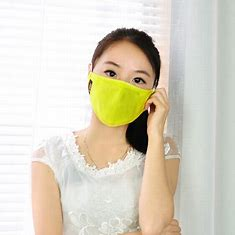
#> input picture final-project/testing/mask1.png, 235 x 235 px
$ jupyter execute --allow-errors 'Training Data Face Mask.ipynb'
#> lines starting #> are read from the running program, lines starting #| are printed output that depends on the picture
# Import Library

[cell 1]
import wget
import zipfile
import os
import cv2
import numpy as np
import matplotlib.pyplot as plt

# Load Dataset

[cell 2]
wget.download("https://drive.google.com/uc?export=download&id=1IMCE-y6zrE8j4ZE-JwlElN5bhQ8xf_Kf", "dataset.zip")
#> (this line was passed over: the network is not available in this run)

[cell 3]
zip_path = "dataset.zip"
extract_to = "./"

#> (the rest of this cell did not finish here and is left out)

[cell 4]
def load_image(image_path):
    image = cv2.imread(image_path)
    if image is None:
        print('Error: Could not load image.')
        return None, None

    gray = cv2.imread(image_path, cv2.IMREAD_GRAYSCALE)
    image = cv2.cvtColor(image,cv2.COLOR_BGR2RGB)
    return image, gray

# Feature Extraction

[cell 5]
from skimage.feature import hog

# HOG / image params
ORIENTATIONS = 9
PIXELS_PER_CELL = (8, 8)
CELLS_PER_BLOCK = (2, 2)

def extract_hog_features(image_gray):
    """
    Ekstrak fitur HOG dari gambar grayscale (sudah di-resize).
    Output: vektor HOG.
    """
    features, hog_maps = hog(
        image_gray,
        orientations=ORIENTATIONS,
        pixels_per_cell=PIXELS_PER_CELL,
        cells_per_block=CELLS_PER_BLOCK,
        block_norm='L2-Hys',
        visualize=True,
        feature_vector=True
    )
    return features, hog_maps

# Pre-processing Dataset

[cell 6]
def crop_half_image(img, bottom=True):
    """
    Mengembalikan crop separuh bawah (bottom=True) atau separuh atas (bottom=False)
    img: grayscale atau BGR numpy array
    """
    h = img.shape[0]
    mid = h // 2
    if bottom:
        cropped = img[mid:, :]
    else:
        cropped = img[:mid, :]
    return cropped

[cell 7]
dataset_dir = 'dataset/'
IMAGE_SIZE = (64,64)
X = []
y = []
hog_img =[]

for root, dirs, files in os.walk(dataset_dir):
    print(root, dirs, files)
    for f in files:
        _, image_gray = load_image(os.path.join(root, f))
        img_crop = crop_half_image(image_gray, bottom=True)
        # jika crop menghasilkan area kosong atau sangat kecil, fallback ke citra penuh
        if img_crop is None or img_crop.size == 0 or img_crop.shape[0] < 4 or img_crop.shape[1] < 4:
            img_crop = image_gray  # fallback
            # optional: print warning
            print(f"[WARN] Crop menghasilkan area kecil untuk {files}, menggunakan citra penuh.")

        roi_resized = cv2.resize(img_crop, IMAGE_SIZE, interpolation=cv2.INTER_AREA) # type: ignore
        hog_feature, hog_maps = extract_hog_features(roi_resized)
        if hog_feature is None:
            continue

        hog_img.append(hog_maps)
        X.append(hog_feature)

        if root.split('/')[-1]=="without_mask":
            y.append(0)

        else:
            y.append(1)
#> pass 2 of the loop `for root, dirs, files in os.walk(dataset_dir):`:
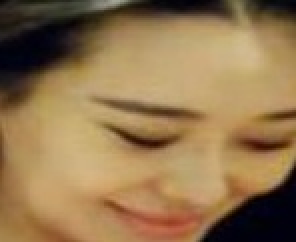
#> input picture final-project/dataset/without_mask/0_0_aidai_0074.jpg, 148 x 121 px (shown 2 times larger)
#> in load_image, image is the input picture: shape (121, 148, 3); mean B, G, R 78.4, 117.6, 147
#> `roi_resized = cv2.resize(img_crop, IMAGE_SIZE, interpolation=cv2.INTER..`:
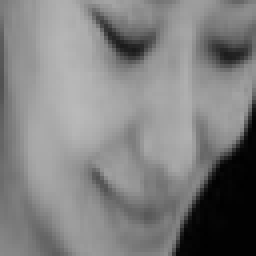
#> roi_resized: shape (64, 64) (shown 4 times larger); min 1, max 185, mean 127.8
#> in extract_hog_features, `features, hog_maps = hog( image_gray, orientations=ORIENTATIONS, pixel..`: features = 1764 values, max 0.832 at index 1729, min 0 at index 3, mean 0.114
#> `hog_feature, hog_maps = extract_hog_features(roi_resized)`:
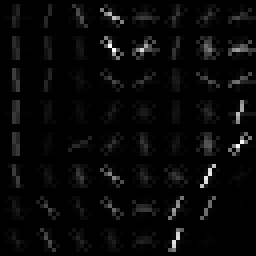
#> hog_maps: shape (64, 64) float64 (shown 4 times larger); min 0, max 40.11, mean 1.3; drawn with min black and max white
#> hog_feature has the same summary as features in extract_hog_features
#> pass 3 of the loop `for root, dirs, files in os.walk(dataset_dir):`:
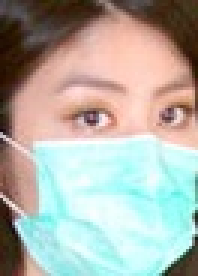
#> input picture final-project/dataset/with_mask/0_0_0 copy 10.jpg, 66 x 92 px (shown 3 times larger)
#> in load_image, image is the input picture: shape (92, 66, 3); mean B, G, R 167.5, 176.1, 176.3
#> gray: shape (92, 66)
#> cropped: shape (46, 66)
#> `hog_feature, hog_maps = extract_hog_features(roi_resized)`:
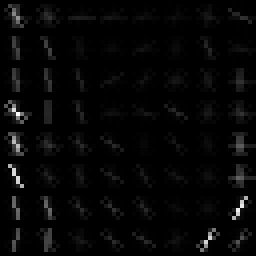
#> hog_maps: shape (64, 64) float64 (shown 4 times larger); min 0, max 58.37, mean 1.5; drawn with min black and max white
#> hog_feature = 1764 values, max 0.546 at index 1719, min 0 at index 3, mean 0.125

X = np.array(X)
y = np.array(y)

print(f"[INFO] Total sampel fitur: {X.shape[0]}, dimensi fitur: {X.shape[1]}")
#| [INFO] Total sampel fitur: 2, dimensi fitur: 1764

# Visualisasi Features

[cell 8]
from skimage import exposure

ncol = 4
nrow = 8
fig, axes = plt.subplots(nrow, ncol, figsize=(10, 2.5*nrow),subplot_kw={'xticks':[], 'yticks':[]})
#> (the rest of this cell did not finish here and is left out)

[cell 9]
from sklearn.model_selection import train_test_split

TEST_SIZE = 0.2
RANDOM_STATE = 42

#> (the rest of this cell did not finish here and is left out)

# Training Process

[cell 10]
from sklearn.preprocessing import StandardScaler
from sklearn.svm import SVC
from sklearn.metrics import classification_report, confusion_matrix

# scale fitur
scaler = StandardScaler()
#> (the rest of this cell did not finish here and is left out)

[cell 11]
import joblib

MODEL_PATH = "svm_mask_200_bottom_half.pkl"

# simpan model + scaler
#> (the rest of this cell did not finish here and is left out)

# Test Single Image

## 1. Face Detection

[cell 12]
face_cascade = cv2.CascadeClassifier(cv2.data.haarcascades + 'haarcascade_frontalface_default.xml')

[cell 13]
def detect_faces(image_gray, scale_factor=1.1, min_neighbors=5, min_size=(30, 30)):
    faces = face_cascade.detectMultiScale(
        image_gray,
        scaleFactor=scale_factor,
        minNeighbors=min_neighbors,
        minSize=min_size
  )
    return faces

[cell 14]
def crop_faces(image_gray, faces, return_all=False):
    cropped_faces = []
    selected_faces = []
    if len(faces) > 0:
        if return_all:
            for x, y, w, h in faces:
                selected_faces.append((x, y, w, h))
                cropped_faces.append(image_gray[y:y+h, x:x+w])
        else:
            x, y, w, h = max(faces, key=lambda rect: rect[2] * rect[3])
            selected_faces.append((x, y, w, h))
            cropped_faces.append(image_gray[y:y+h, x:x+w])

    return cropped_faces, selected_faces

## 2. Feture Extraction

[cell 15]
def feature_extraction_for_test(image_gray):

    features, hog_maps = [],[]

    faces = detect_faces(image_gray)

    cropped_face, _ = crop_faces(image_gray, faces)

    if cropped_face is None:
        print("wajah tidak terdeteksi..")
        return features, hog_maps
    else:

        img_crop = crop_half_image(cropped_face[0], bottom=True)

        # jika crop menghasilkan area kosong atau sangat kecil, fallback ke citra penuh
        if img_crop is None or img_crop.size == 0 or img_crop.shape[0] < 4 or img_crop.shape[1] < 4:
            img_crop = cropped_face[0]  # fallback
            # optional: print warning
            print(f"[WARN] Crop menghasilkan area kecil untuk {files}, menggunakan citra penuh.")

        roi_resized = cv2.resize(img_crop, IMAGE_SIZE, interpolation=cv2.INTER_AREA) # type: ignore

        features, hog_maps = extract_hog_features(roi_resized)
        features = np.array(features)
        features = features.reshape(1, -1)
        return features, hog_maps

## 3. Prediction Process

[cell 16]
import joblib

def predict_image(image, features, model_path):

    data = joblib.load(model_path)
    model_loaded = data.get("model")
    scaler = data.get("scaler")

    if scaler is not None:
        features = scaler.transform(features)
    pred = model_loaded.predict(features)[0]
    conf = None
    prob = 0
    prob = model_loaded.predict_proba(features)[0] if hasattr(model_loaded, "predict_proba") else None
    conf = float(max(prob))

    if pred == 1:
        label_str = "MASK"
    else:
        label_str = "NO MASK"

    print(f"Prediksi: {label_str}")

    return draw_result(image, conf, label_str)

# [47 lines left out: functions draw_text, draw_result, not called in this run]

[cell 17]
TESTING_IMAGE = "testing/mask1.png"

hog_feature, hog_maps = [],[]
image_rgb, image_gray = load_image(TESTING_IMAGE)
#> call 3 of load_image, with image_path = 'testing/mask1.png'
#> in load_image, image is the input picture: shape (235, 235, 3); mean B, G, R 195.8, 212.1, 218.3
#> in load_image (call 3), `gray = cv2.imread(image_path, cv2.IMREAD_GRAYSCALE)`:
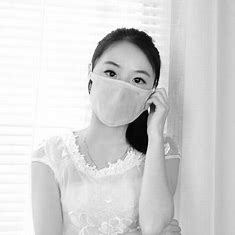
#> gray: shape (235, 235); min 0, max 255, mean 211.7

hog_feature, hog_image = feature_extraction_for_test(image_gray)
#> in detect_faces, `faces = face_cascade.detectMultiScale( image_gray, scaleFactor=scale_f..`: faces = [[87, 47, 78, 78]]
#> in crop_faces, `x, y, w, h = max(faces, key=lambda rect: rect[2] * rect[3])`: x = 87; y = 47; w = 78
#> in feature_extraction_for_test, `cropped_face, _ = crop_faces(image_gray, faces)`: cropped_face = 1 item
#> call 3 of crop_half_image, with bottom = True
#> in crop_half_image (call 3), `cropped = img[mid:, :]`:
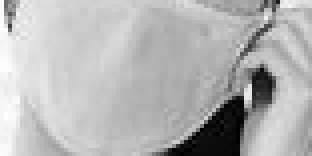
#> cropped: shape (39, 78) (shown 4 times larger); min 0, max 254, mean 180.6
#> in feature_extraction_for_test, `roi_resized = cv2.resize(img_crop, IMAGE_SIZE, interpolation=cv2.INTER..`:
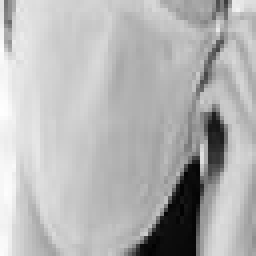
#> roi_resized: shape (64, 64) (shown 4 times larger); min 1, max 254, mean 180.6
#> in feature_extraction_for_test, `features, hog_maps = extract_hog_features(roi_resized)`:
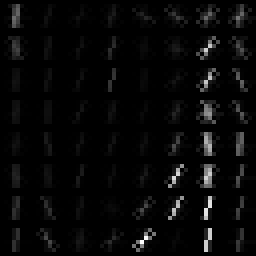
#> hog_maps: shape (64, 64) float64 (shown 4 times larger); min 0, max 55.81, mean 1.8; drawn with min black and max white
#> in feature_extraction_for_test, `features, hog_maps = extract_hog_features(roi_resized)`: features = 1764 values, max 0.506 at index 1693, min 0 at index 3, mean 0.112

#> (the rest of this cell did not finish here and is left out)


plt.imshow(result_image)

[cell 18]
TESTING_IMAGE = "testing/1.jpg"

hog_feature, hog_maps = [],[]
image_rgb, image_gray = load_image(TESTING_IMAGE)
#> call 4 of load_image, with image_path = 'testing/1.jpg'
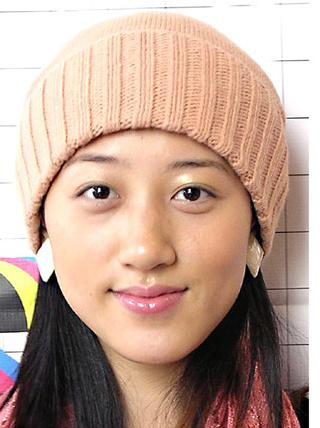
#> input picture final-project/testing/1.jpg, 320 x 428 px
#> in load_image, image is the input picture: shape (428, 320, 3); mean B, G, R 147.1, 162.3, 190.5
#> in load_image (call 4), `gray = cv2.imread(image_path, cv2.IMREAD_GRAYSCALE)`:
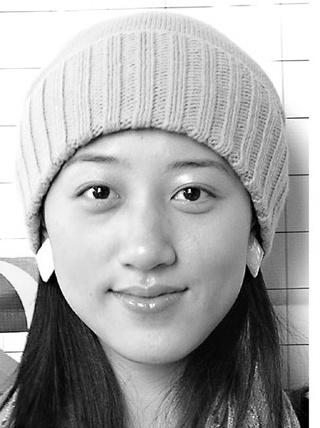
#> gray: shape (428, 320); min 0, max 255, mean 169.1

hog_feature, hog_maps = feature_extraction_for_test(image_gray)
#> in feature_extraction_for_test (call 2), `faces = detect_faces(image_gray)`: faces = [[27, 103, 247, 247]]
#> call 4 of crop_half_image, with bottom = True
#> in crop_half_image (call 4), `cropped = img[mid:, :]`:
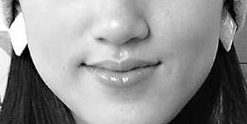
#> cropped: shape (124, 247); min 0, max 255, mean 145.6
#> in feature_extraction_for_test (call 2), `roi_resized = cv2.resize(img_crop, IMAGE_SIZE, interpolation=cv2.INTER..`:
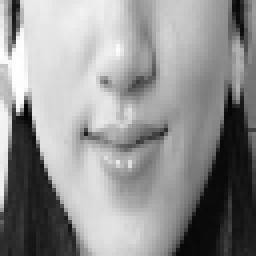
#> roi_resized: shape (64, 64) (shown 4 times larger); min 3, max 255, mean 145.6
#> in feature_extraction_for_test (call 2), `features, hog_maps = extract_hog_features(roi_resized)`:
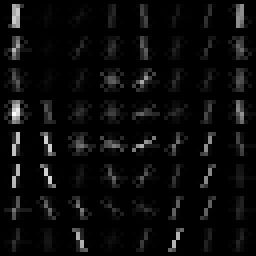
#> hog_maps: shape (64, 64) float64 (shown 4 times larger); min 0, max 57.91, mean 2.6; drawn with min black and max white
#> in feature_extraction_for_test (call 2), `features, hog_maps = extract_hog_features(roi_resized)`: features = 1764 values, max 0.417 at index 0, min 0 at index 2, mean 0.113

#> (the rest of this cell did not finish here and is left out)
